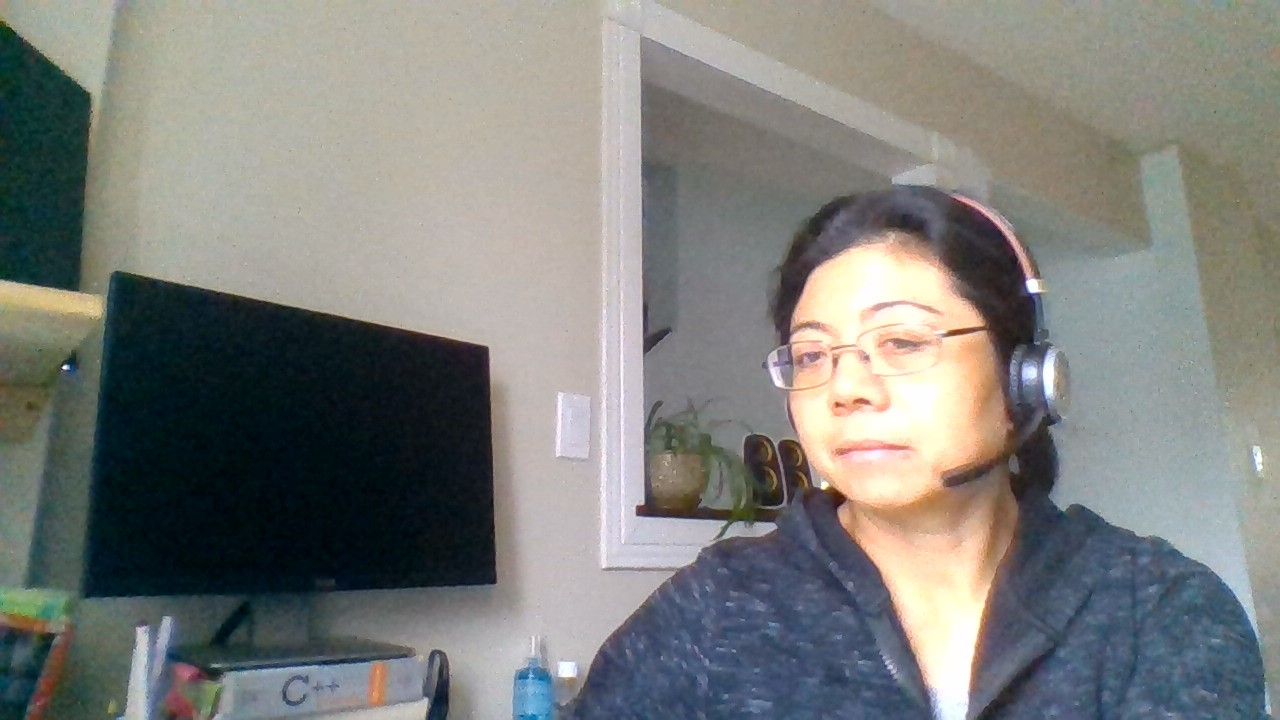
#> input picture lisa.jpg, 1280 x 720 px, found by its file name
$ python read_img.py
#> lines starting #> are read from the running program, lines starting #| are printed output that depends on the picture
import cv2 as cv
import numpy as np

img =cv.imread('photo\lisa.jpg')
#> img is the input picture: shape (720, 1280, 3); mean B, G, R 123.3, 126.6, 125.2

cv.imshow('cat',img)

gray = cv.cvtColor(img,cv.COLOR_BGR2GRAY)
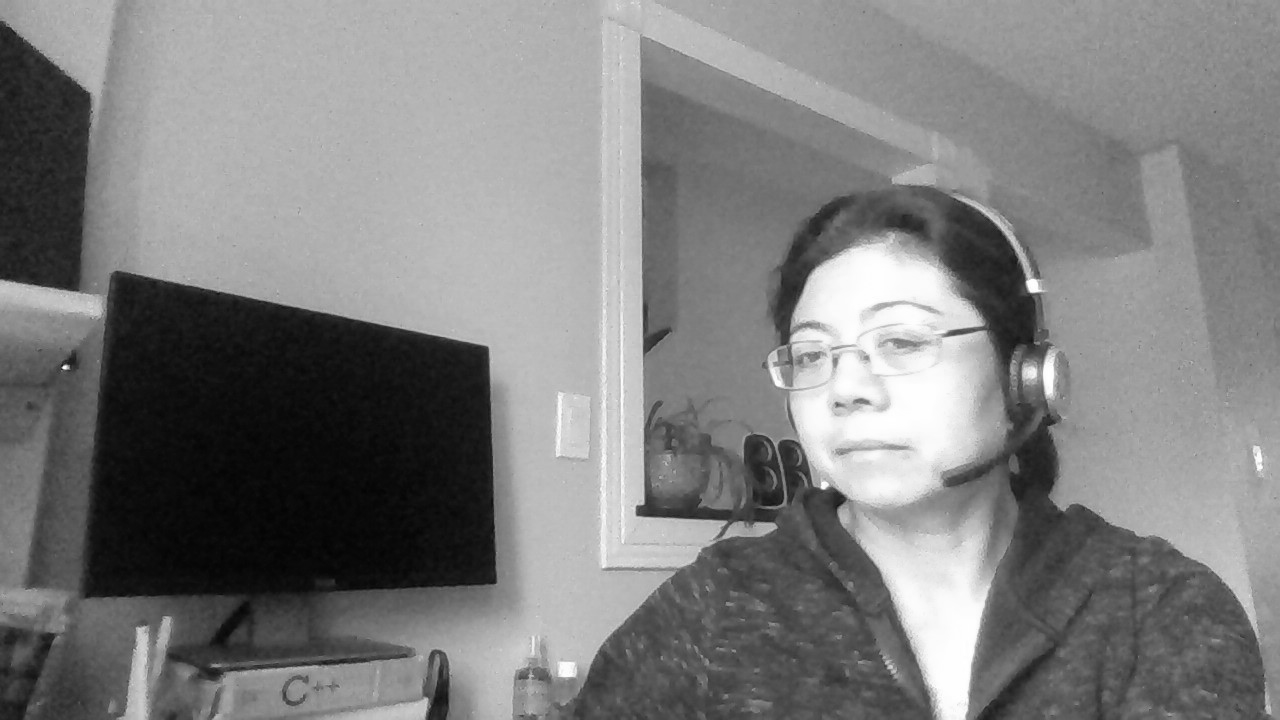
#> gray: shape (720, 1280); min 3, max 255, mean 125.8
cv.imshow('Gray',gray)

#cv.waitKey(0)

# laplaction
lap=cv.Laplacian(gray, cv.CV_64F)
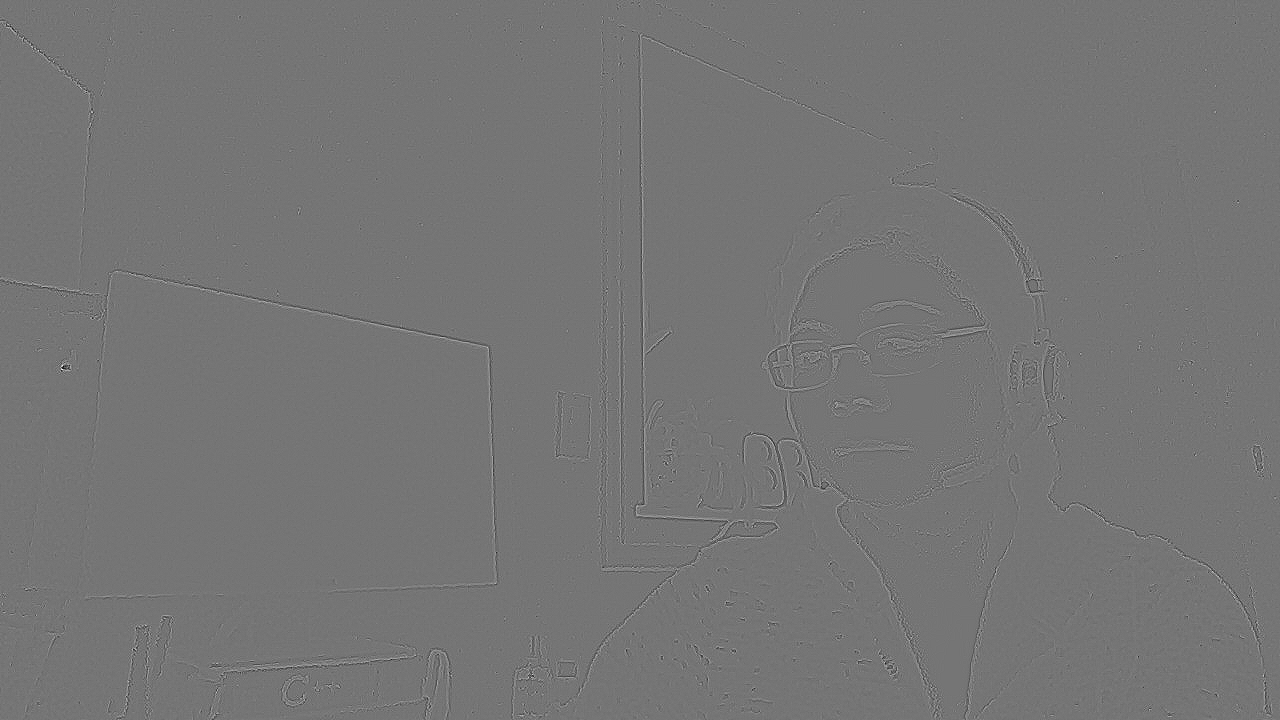
#> lap: shape (720, 1280) float64; min -178, max 208, mean 0; drawn with min black and max white
lap = np.uint8(np.absolute(lap))
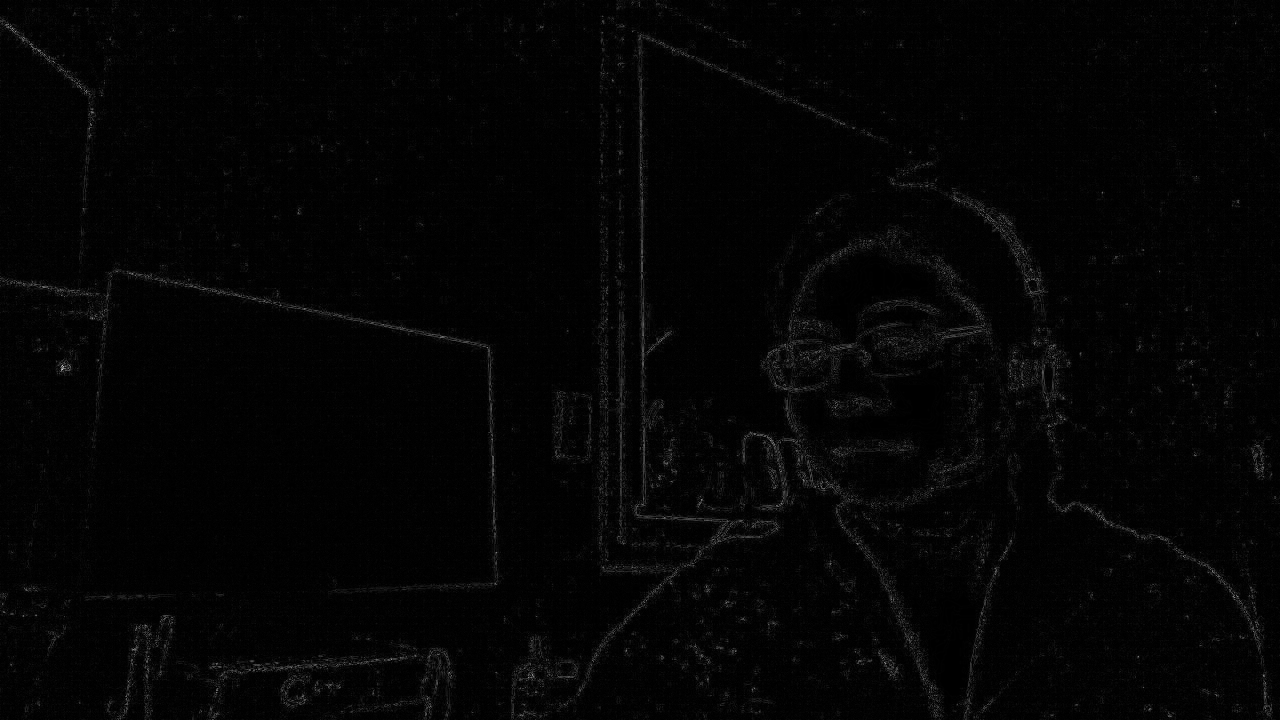
#> lap: shape (720, 1280); min 0, max 208, mean 4.2
cv.imshow('Laplacian', lap)

cv.waitKey(0)
#> (the run stopped early here; a loop or call above may not have finished)
